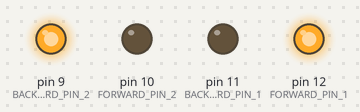
The sketch below on a simulated Arduino Uno, built with avr-gcc and run on an emulated ATmega328P. Shown: output pins drawn as LEDs (lit = HIGH). Random numbers use the default seed unless the sketch sets one.

Above: at 0.1 s.
At 5.6 s:
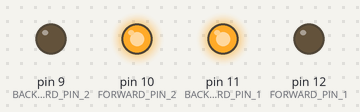
At 8.6 s:
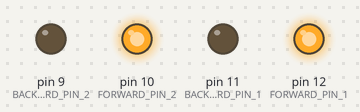
At 18.6 s:
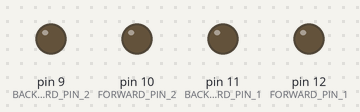
At 39.1 s:
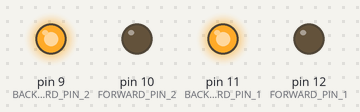
Timing chart, 0 to 40.0 s (numbered marks = the images above):
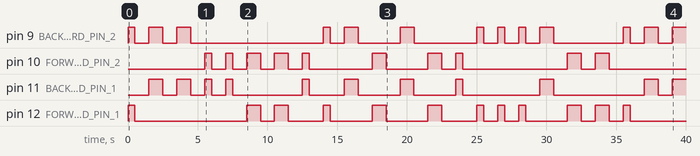

The sketch:

movement.ino
```cpp
// Set pin numbers
int FORWARD_PIN_1 = 12;
int BACKWARD_PIN_1 = 11;
int FORWARD_PIN_2 = 10;
int BACKWARD_PIN_2 = 9;

// determines how long the roomba will move and turn for. adjust as needed
int MOVE_DURATION = 1000;
int TURN_DURATION = 500;

void setup() {
    Serial.begin(9600);
    pinMode(FORWARD_PIN_1, OUTPUT);
    pinMode(BACKWARD_PIN_1, OUTPUT);
    pinMode(FORWARD_PIN_2, OUTPUT);
    pinMode(BACKWARD_PIN_2, OUTPUT);
}

void loop() {
    // randomly move/turn forward, backward, left, or right. pauses for move duraiton after each action
    int move = random(0, 4);
    switch(move) {
        case 0:
            forward();
            break;
        case 1:
            backward();
            break;
        case 2:
            left();
            break;
        case 3:
            right();
            break;
    }
    stop();
}

void forward() {
    digitalWrite(FORWARD_PIN_1, HIGH);
    digitalWrite(FORWARD_PIN_2, HIGH);
    digitalWrite(BACKWARD_PIN_1, LOW);
    digitalWrite(BACKWARD_PIN_2, LOW);
    delay(MOVE_DURATION);
}

void backward() {
    digitalWrite(FORWARD_PIN_1, LOW);
    digitalWrite(FORWARD_PIN_2, LOW);
    digitalWrite(BACKWARD_PIN_1, HIGH);
    digitalWrite(BACKWARD_PIN_2, HIGH);
    delay(MOVE_DURATION);
}

void left() {
    digitalWrite(FORWARD_PIN_1, LOW);
    digitalWrite(FORWARD_PIN_2, HIGH);
    digitalWrite(BACKWARD_PIN_1, HIGH);
    digitalWrite(BACKWARD_PIN_2, LOW);
    delay(TURN_DURATION);
}

void right() {
    digitalWrite(FORWARD_PIN_1, HIGH);
    digitalWrite(FORWARD_PIN_2, LOW);
    digitalWrite(BACKWARD_PIN_1, LOW);
    digitalWrite(BACKWARD_PIN_2, HIGH);
    delay(TURN_DURATION);
}

void stop() {
    digitalWrite(FORWARD_PIN_1, LOW);
    digitalWrite(FORWARD_PIN_2, LOW);
    digitalWrite(BACKWARD_PIN_1, LOW);
    digitalWrite(BACKWARD_PIN_2, LOW);
    delay(MOVE_DURATION);
}
```

Measured:
- by itself, pin 9 (BACKWARD_PIN_2): LOW → HIGH at 0.00 s, → LOW 0.50 s later, → HIGH 1.0 s later, → LOW 1.0 s later, … (25 changes in this stretch)
- by itself, pin 10 (FORWARD_PIN_2): LOW → HIGH at 5.5 s, → LOW 0.50 s later, → HIGH 1.0 s later, → LOW 0.50 s later, … (20 changes in this stretch)
- by itself, pin 11 (BACKWARD_PIN_1): LOW → HIGH at 1.5 s, → LOW 1.0 s later, → HIGH 1.0 s later, → LOW 1.0 s later, … (21 changes in this stretch)
- by itself, pin 12 (FORWARD_PIN_1): LOW → HIGH at 0.00 s, → LOW 0.50 s later, → HIGH 8.0 s later, → LOW 1.0 s later, … (24 changes in this stretch)
